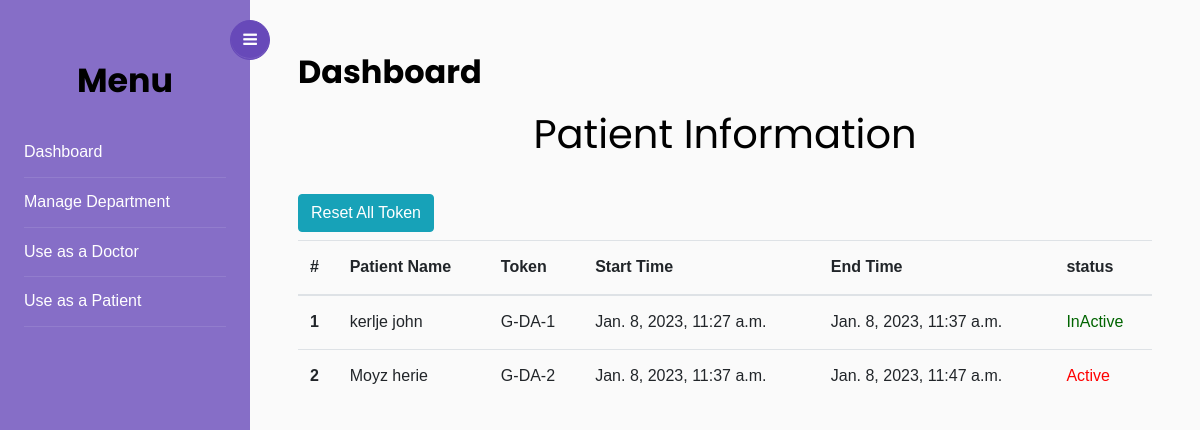
The page / on the database its author committed.
### main/models.py (models this page shows)
class Patient_details(models.Model):
    patient_name=models.CharField(max_length=250, null=True,blank=True)
    doctor_id=models.CharField(max_length=50,null=True,blank=True)
    department_id=models.CharField(max_length=50,null=True,blank=True)
    token=models.CharField(max_length=255,null=True,blank=True)
    start_time=models.DateTimeField(null=True,blank=True)
    end_time=models.DateTimeField(null=True,blank=True)

### main/views.py (the view)
# urls.py: 2. Add a URL to urlpatterns:  path('', views.home, name='home')
def home(request):
    d=Patient_details.objects.all()
    start=datetime.now(timezone.utc)
    data=[]
    for i in d:
        var={}
        var['patient_name']=i.patient_name
        var['token']=i.token
        var['start_time']=i.start_time
        var['end_time']=i.end_time
        if i.start_time < start < i.end_time:
            var['status']='Active'
        else:
            var['status']='InActive'
        data.append(var)
    return render(request,"dash.html",{'data':data})

### templates/dash.html (shortened to what this page needs)
{% extends 'admin_base.html' %}
{% load static %}
{% block content %}
      <div id="content" class="p-4 p-md-5 pt-5">
		<h2><strong>Dashboard</strong></h2>
      <fieldset>
            <h1>Patient Information</h1>
            <h6><a href="/reset_1" class="btn btn-info" role="button">Reset All Token</a></h6>
            <table class="table">
              <thead>
                <tr>
                  <th scope="col">#</th>
                  <th scope="col">Patient Name</th>
                  <th scope="col">Token</th>
                  <th scope="col">Start Time</th>
                  <th scope="col"> End Time</th>
                  <th scope="col">status</th>
                </tr>
              </thead>
              <tbody>
                {% for dat in data %}
                <tr>
                  <th scope="row">{{ forloop.counter }}</th>
                  <td>{{ dat.patient_name }}</td>
                  <td>{{ dat.token }}</td>
                  <td>{{ dat.start_time }}</td>
                  <td>{{ dat.end_time }}</td>
                  {% if dat.status == 'Active'%}
                  <td style = "color:red" >{{ dat.status }}</td>
                  {% else %}
                  <td style = "color:darkgreen" >{{ dat.status }}</td>
                  {% endif %}
                </tr>
                {% endfor %}
              </tbody>
            </table>
    </fieldset>
		</div>
    {% endblock content %}

### static/assets3/css/forms.css (style rules this page uses)
*, *:before, *:after { -moz-box-sizing: border-box; -webkit-box-sizing: border-box; box-sizing: border-box; }
body { font-family: 'Nunito', sans-serif; color: #384047; }
h1 { margin: 0 0 30px 0; text-align: center; }
fieldset { margin-bottom: 30px; border: none; }

### rows shown on the page
Patient_details: patient_name "kerlje john", token "G-DA-1", start_time "Jan. 8, 2023, 11:27 a.m.", end_time "Jan. 8, 2023, 11:37 a.m."
Patient_details: patient_name "Moyz herie", token "G-DA-2", start_time "Jan. 8, 2023, 11:37 a.m.", end_time "Jan. 8, 2023, 11:47 a.m."

### other values the page prints
{{ dat.status }} "InActive"
{{ dat.status }} "Active"
